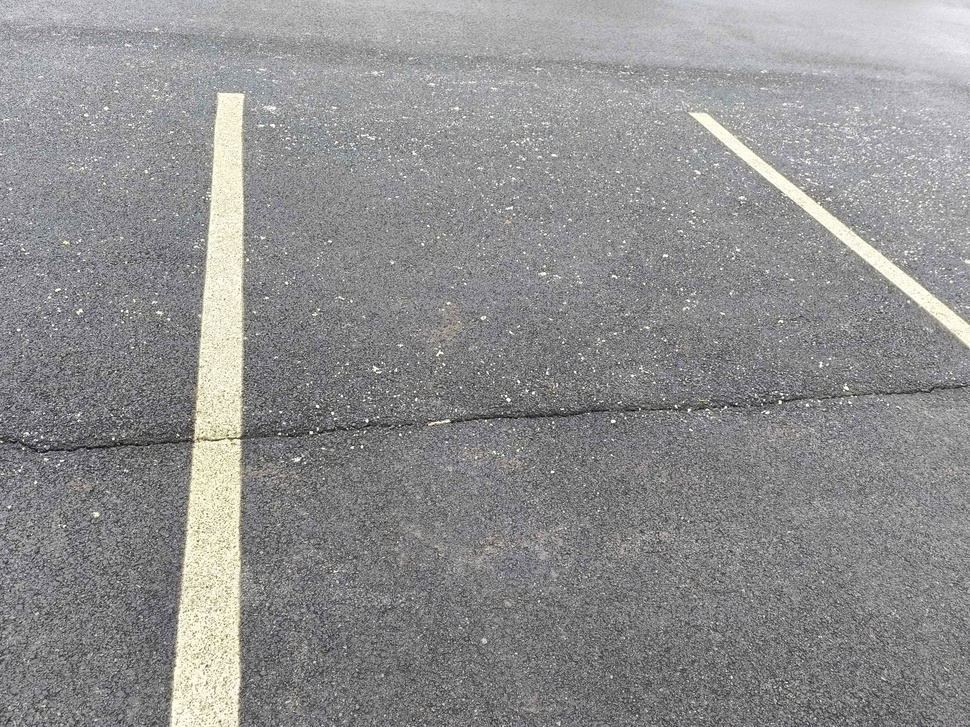
#> input picture data/parking_lot2.jpg, 970 x 727 px, shrunk from 4080 x 3060 before the run
$ jupyter execute cv.ipynb
#> lines starting #> are read from the running program, lines starting #| are printed output that depends on the picture; after the words box and inside, x2 and y2 are one past the last pixel; in counts of white or black regions, pixels touching at a corner belong together
imports
matplotlib is for visualization. in actual opencv use:
cv2.imshow("name", image)

[cell 1]
import cv2 #opencv
import numpy as np
import matplotlib.pyplot as plt

read and process image

[cell 2]
image = cv2.imread('data/parking_lot2.jpg')
#> image is the input picture: shape (727, 970, 3); mean B, G, R 143, 143, 143.3
image = np.copy(image) #to np

plt.figure()
plt.title("how opencv sees")
plt.imshow(image)
plt.axis("off")
plt.show()

[cell 3]
img_rgb = cv2.cvtColor(image, cv2.COLOR_BGR2RGB)

plt.figure()
plt.title("RGB (original)")
plt.imshow(img_rgb)
plt.axis("off")
plt.show()

[cell 4]
gray = cv2.cvtColor(image,cv2.COLOR_RGB2GRAY) #grayscale of ORIGINAL
blur = cv2.GaussianBlur(gray,(67,67),33,33) #blur for noise reduction
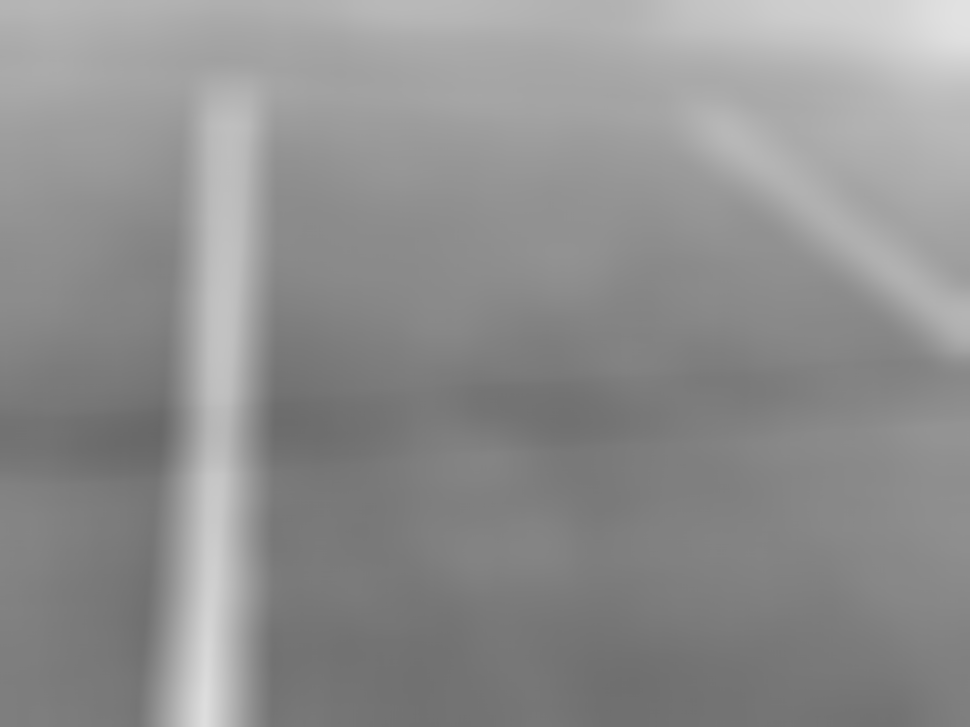
#> blur: shape (727, 970); min 104, max 225, mean 143.1

plt.figure()
plt.title("grayscale then blur")
plt.imshow(blur)
plt.axis("off")
plt.show()

canny edge detection

[cell 5]
canny = cv2.Canny(blur, 15, 10)
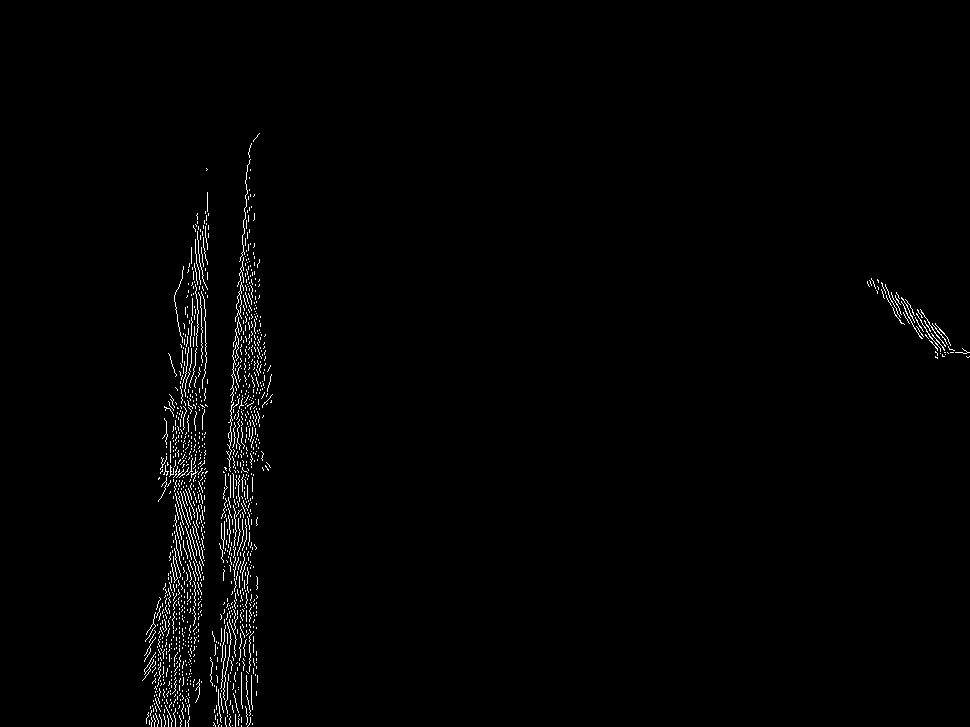
#> canny: shape (727, 970); 1.2% white in thin lines or dots, all inside (x1, y1, x2, y2) = (142, 133, 970, 727)

# img_hp = cv2.normalize(img_ifft, None, 0, 255, cv2.NORM_MINMAX)
# img_hp = img_hp.astype(np.uint8)
# canny = cv2.Canny(img_hp, 50, 150)

plt.figure()
plt.title("img after canny edge detection")
plt.imshow(canny)
plt.axis("off")
plt.show()

[cell 6]
cropped_image = canny

plt.figure()
plt.title("cropped_image")
plt.imshow(cropped_image)
plt.axis("off")
plt.show()

[cell 7]
def display_lines(image, lines):
    line_image = np.zeros_like(image)
    if lines is not None:
        for line in lines:
            x1, y1, x2, y2 = line.reshape(4)
            cv2.line(line_image,(x1, y1), (x2, y2), (0, 255 , 255), 10)
    return line_image

[cell 8]
lines = cv2.HoughLinesP(cropped_image, 2, np.pi/180, 10, np.array([]), minLineLength = 4, maxLineGap = 5)
#> lines = 984 rows, first 6: [163, 715, 168, 691], [171, 648, 171, 639], [219, 724, 220, 714], [199, 491, 199, 482], [158, 679, 160, 669], [181, 417, 181, 389]
line_image1 = display_lines(image, lines)
#> the loop in display_lines, `for line in lines:` made 984 passes
#> after the loop in display_lines, `for line in lines:`:
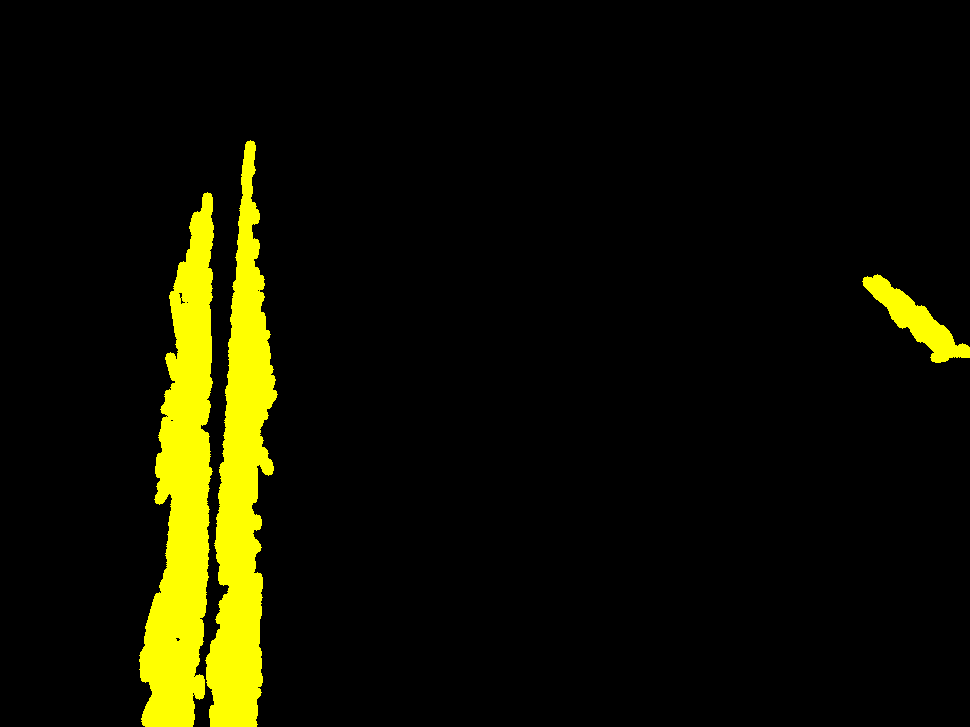
#> line_image: shape (727, 970, 3); mean of channels 0, 1, 2 0, 17.1, 17.1; drawn as B, G, R
result1 = cv2.addWeighted(image, 0.8, line_image1, 1, 1)
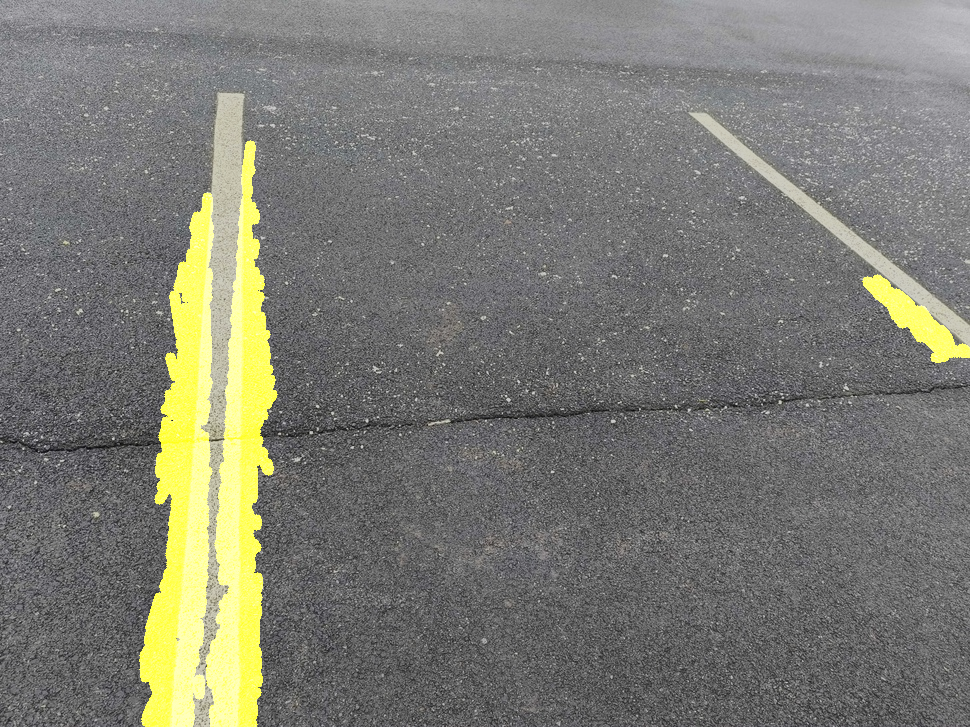
#> result1: shape (727, 970, 3); mean B, G, R 115.4, 123.8, 123.9

plt.figure()
plt.title("result")
plt.imshow(result1)
plt.axis("off")
plt.show()

$ run again, with data/parking_lot1.jpg copied over data/parking_lot2.jpg
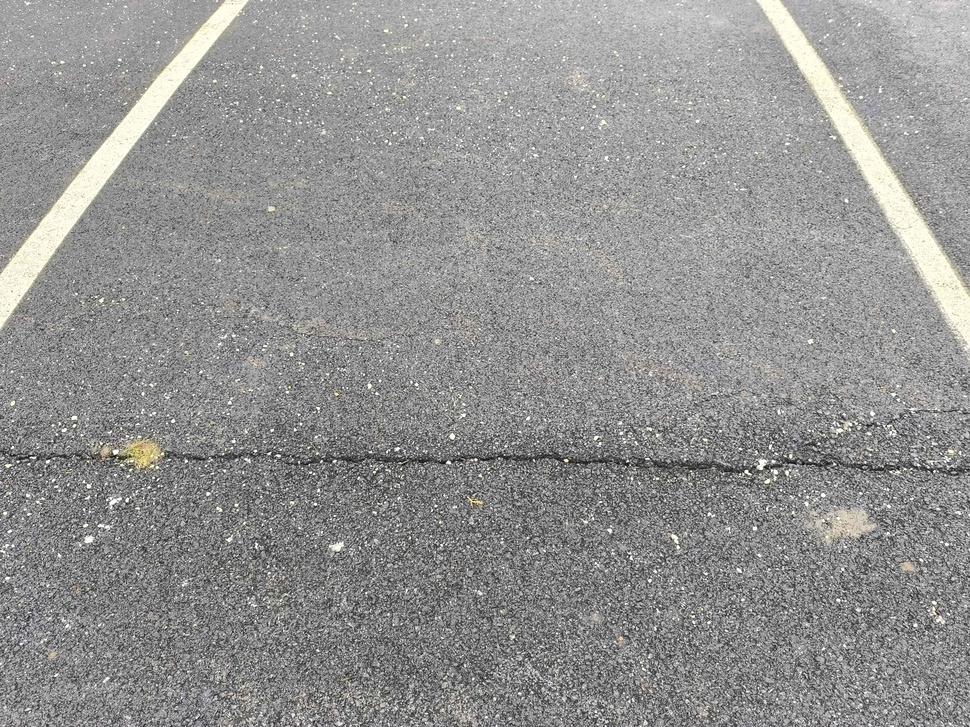
#> input picture data/parking_lot1.jpg, 970 x 727 px, shrunk from 4080 x 3060 before the run
#> image is the input picture: shape (727, 970, 3); mean B, G, R 145.5, 146.7, 146.9
#> `canny = cv2.Canny(blur, 15, 10)`:
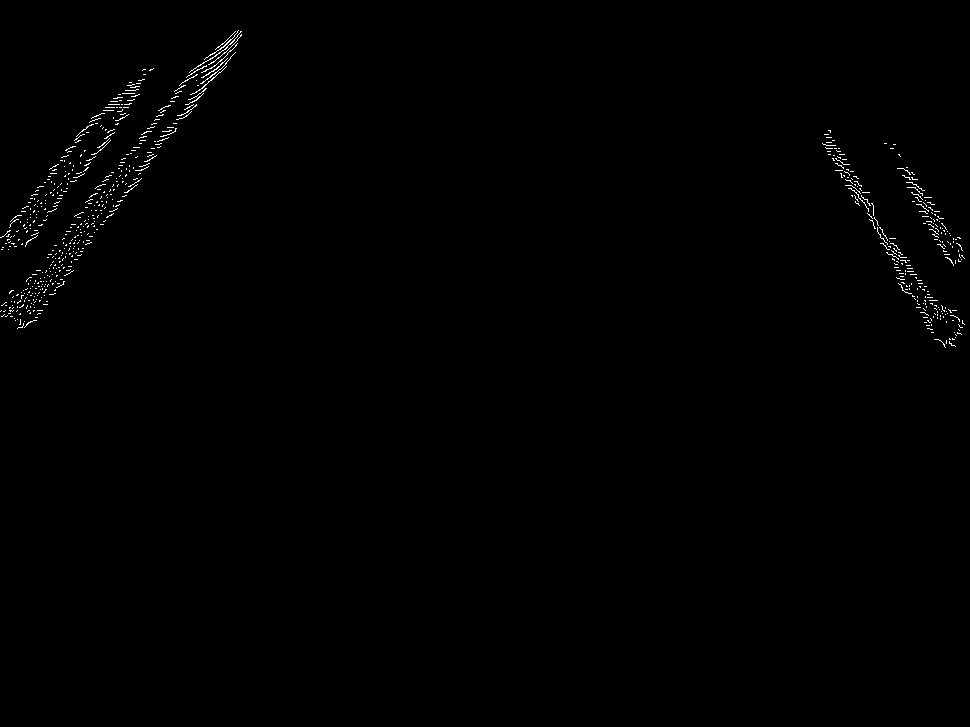
#> canny: shape (727, 970); 0.5% white in thin lines or dots, all inside (x1, y1, x2, y2) = (0, 30, 965, 348)
#> lines = 460 rows, first 6: [151, 131, 192, 70], [847, 177, 860, 199], [228, 45, 241, 34], [883, 243, 904, 279], [105, 107, 113, 98], [210, 80, 219, 69]
#> the loop in display_lines, `for line in lines:` made 460 passes
#> `result1 = cv2.addWeighted(image, 0.8, line_image1, 1, 1)`:
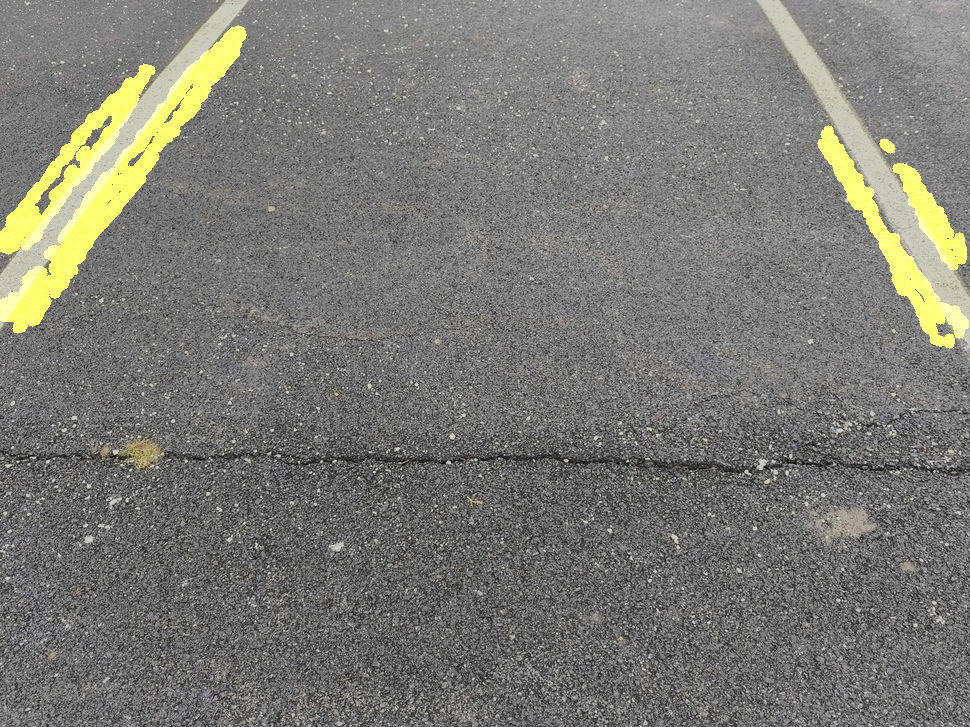
#> result1: shape (727, 970, 3); mean B, G, R 117.4, 123.2, 123.3

$ run again, with data/photo_0.jpg copied over data/parking_lot2.jpg
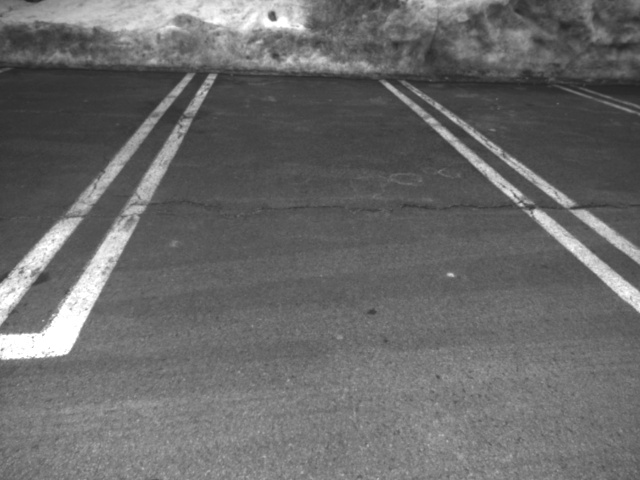
#> input picture data/photo_0.jpg, 640 x 480 px
#> image is the input picture: shape (480, 640, 3); min 35, max 255, mean 105.8
#> `canny = cv2.Canny(blur, 15, 10)`:
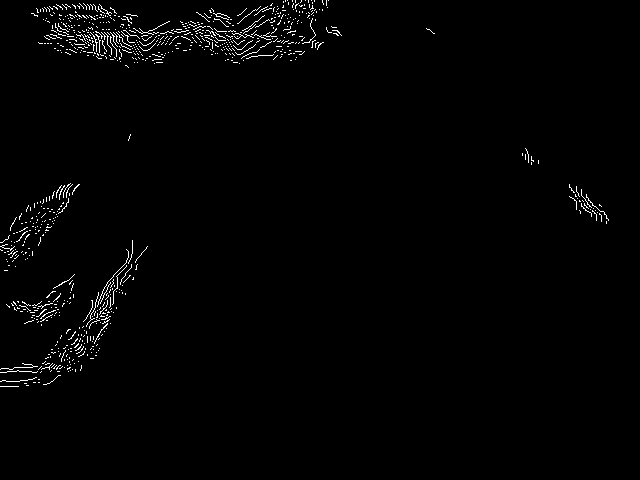
#> canny: shape (480, 640); 1.3% white in thin lines or dots, all inside (x1, y1, x2, y2) = (0, 0, 609, 387)
#> lines = 520 rows, first 6: [138, 37, 168, 31], [80, 4, 102, 8], [197, 37, 216, 33], [196, 42, 251, 36], [41, 318, 46, 304], [217, 31, 221, 31]
#> the loop in display_lines, `for line in lines:` made 520 passes
#> `result1 = cv2.addWeighted(image, 0.8, line_image1, 1, 1)`:
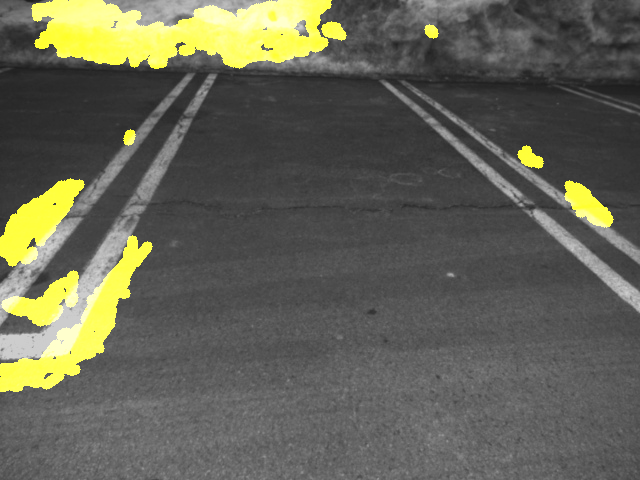
#> result1: shape (480, 640, 3); mean B, G, R 85.6, 99.5, 99.5

$ run again, with data/photo_1.jpg copied over data/parking_lot2.jpg
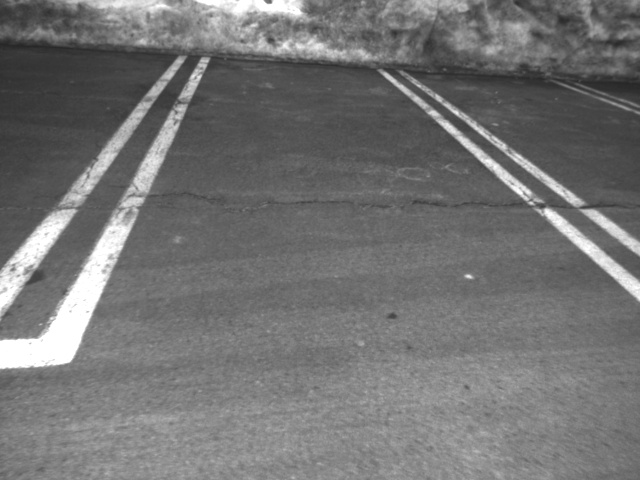
#> input picture data/photo_1.jpg, 640 x 480 px
#> image is the input picture: shape (480, 640, 3); min 38, max 255, mean 115.3
#> `canny = cv2.Canny(blur, 15, 10)`:
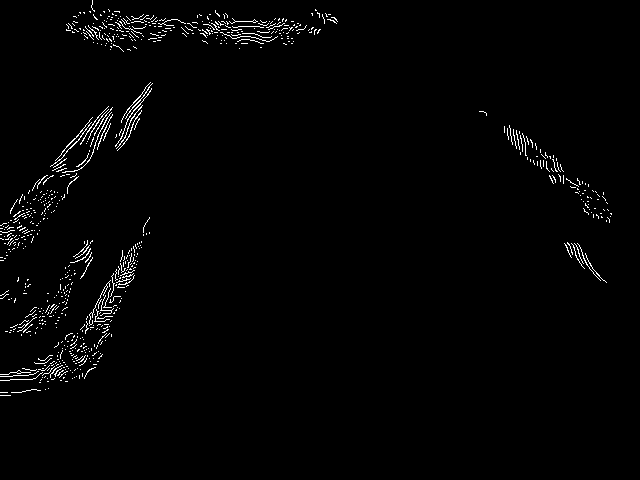
#> canny: shape (480, 640); 1.5% white in thin lines or dots, all inside (x1, y1, x2, y2) = (0, 0, 612, 396)
#> lines = 615 rows, first 6: [216, 28, 227, 17], [211, 26, 216, 26], [228, 27, 248, 26], [142, 92, 152, 83], [105, 340, 105, 286], [98, 128, 102, 112]
#> the loop in display_lines, `for line in lines:` made 615 passes
#> `result1 = cv2.addWeighted(image, 0.8, line_image1, 1, 1)`:
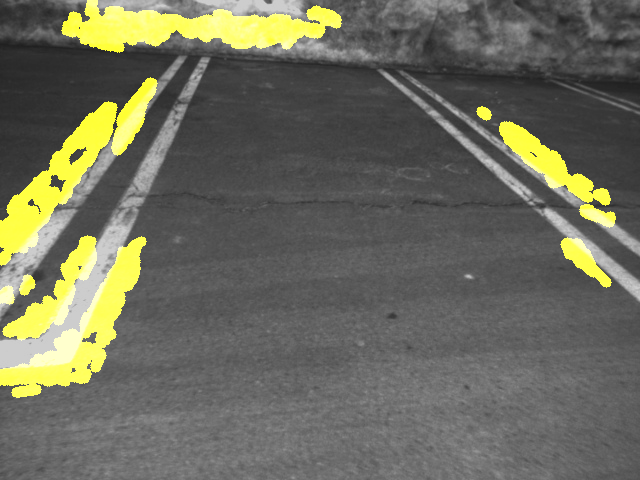
#> result1: shape (480, 640, 3); mean B, G, R 93.3, 108.5, 108.5
